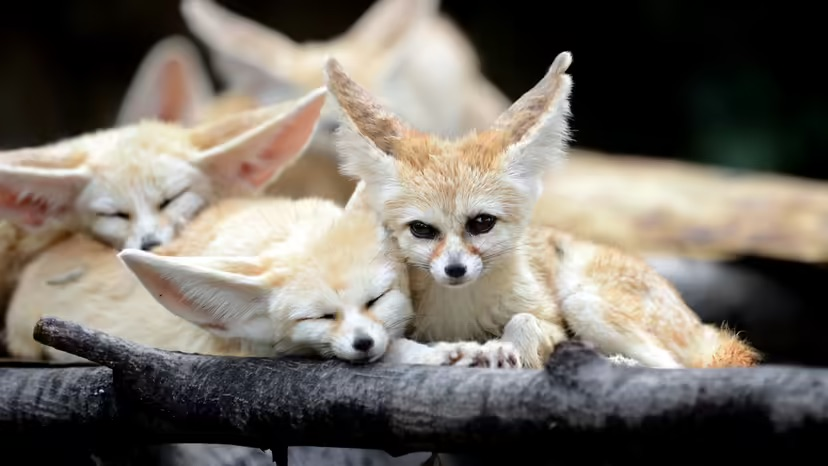
#> input picture array/ex03/animal.jpeg, 828 x 466 px, found by its file name
$ python zoom.py
#> lines starting #> are read from the running program, lines starting #| are printed output that depends on the picture
### array/ex03/load_image.py
import os
from PIL import Image
import numpy as np


def ft_load(path: str) -> np.array:
    """
    Load an image,
    convert it to RGB format and
    print the shape of the image in the form (height, width, channels).

    Args:
        path (str): Path to an image.

    Returns:
        np.ndarray: A NumPy array containing the image pixels in RGB format.
                    Returns an empty array if an error occurs.
    """
#> called with path = 'array/ex03/animal.jpeg'
    try:
        if not os.path.exists(path):
            raise FileNotFoundError(f"File not found: {path}")

        with Image.open(path) as img:
#> img is the input picture: PIL image 828x466 RGB; mean R, G, B 115.6, 109, 100.8
            img = img.convert("RGB")
            img_array = np.array(img)

        return img_array

    except Exception as error:
        print("An error occurred:", error)
        return np.array([])

### array/ex03/zoom.py
import numpy as np
import matplotlib.pyplot as plt
from load_image import ft_load


def main():
    """
    Load an image, display its information, apply a zoom using NumPy slicing,
    convert the zoomed region to grayscale, and display the result.
    """
    try:
        img = ft_load("array/ex03/animal.jpeg")
        if img.size == 0:
            return

        print(f"The shape of image is: {img.shape}")
#| The shape of image is: (466, 828, 3)
        # np.set_printoptions(threshold=np.inf)
        print(img)
#> (printed output is left out)

        zoomed_img = img[50:400, 100:500]  # y1:y2, x1:x2
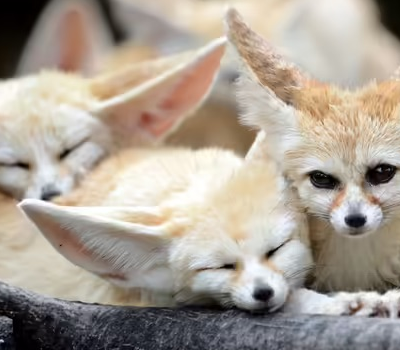
#> zoomed_img: shape (350, 400, 3); mean R, G, B 170.5, 160.5, 148.9
        grayscaled_img = np.mean(zoomed_img, axis=2, keepdims=True)
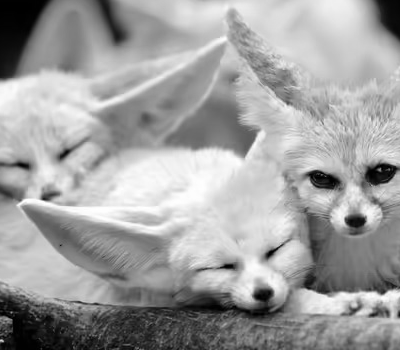
#> grayscaled_img: shape (350, 400, 1) float64; min 0.333, max 255, mean 159.9

        print(f"New shape after slicing: {grayscaled_img.shape}")
#| New shape after slicing: (350, 400, 1)
        # np.set_printoptions(threshold=np.inf)
        print(zoomed_img)
#> (printed output is left out)

        plt.imshow(grayscaled_img.squeeze(), cmap="gray")
        plt.show()

    except Exception as error:
        print("An error occurred:", error)


if __name__ == "__main__":
    main()
